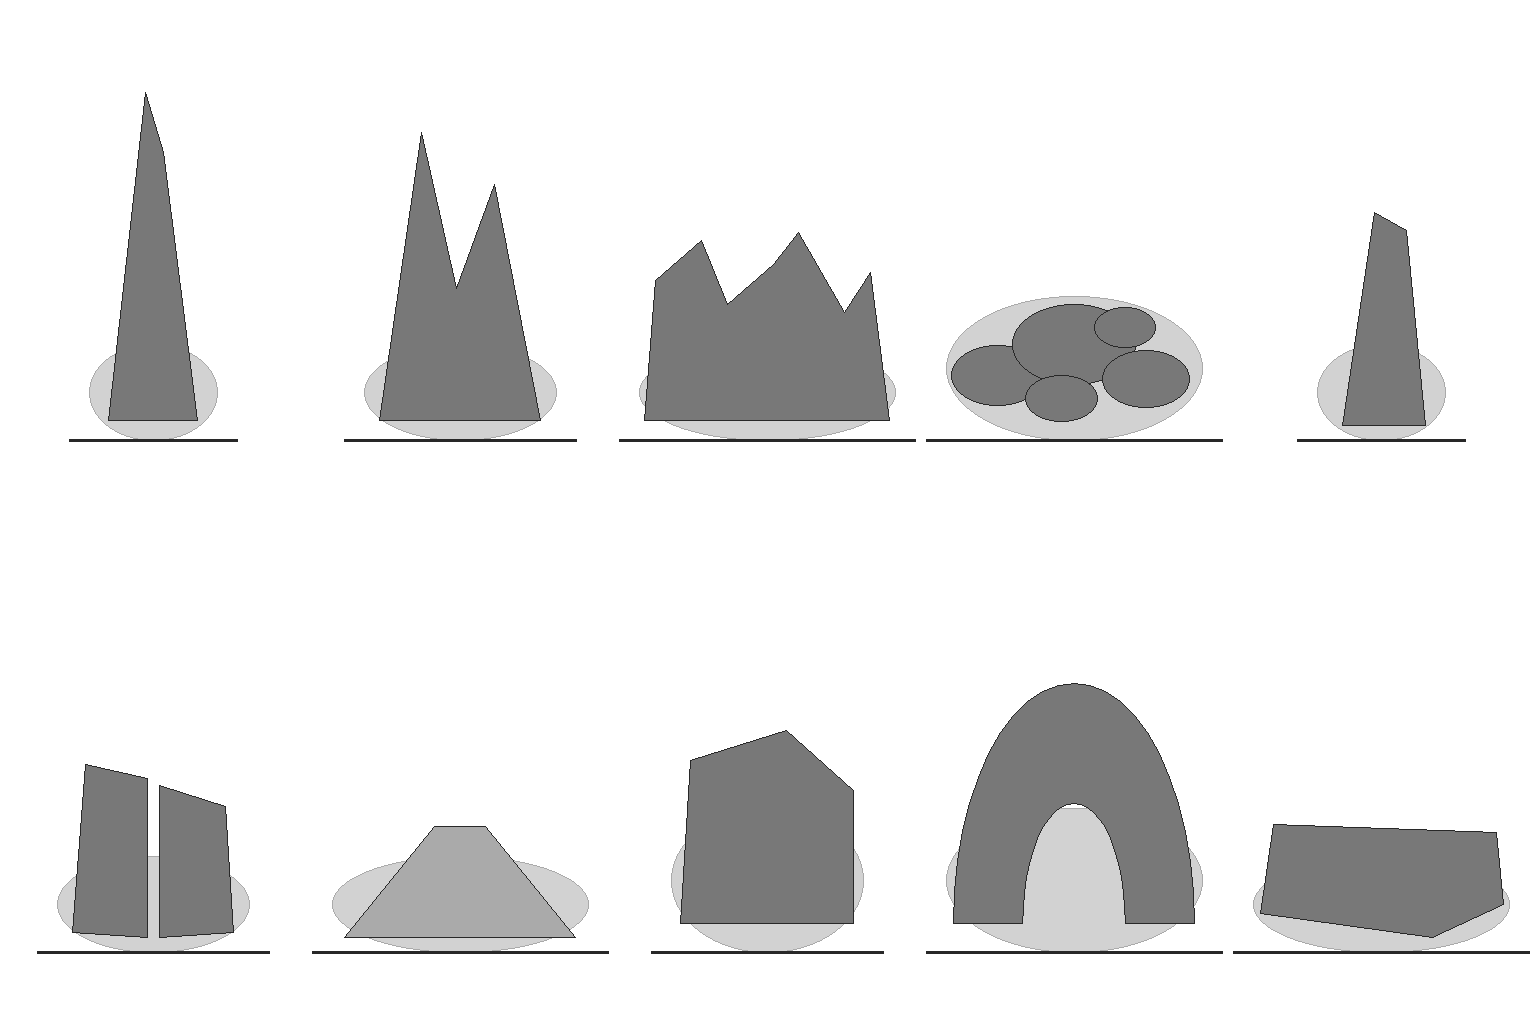

The Python source for this figure:
#!/usr/bin/env python3
"""Pose template for the sheet of 10 rock decor pieces (Codex Image 1).

Canvas 1536x1024 = 5 x 2 cells of 307x512, 2 texels per map px. In each cell one piece standing on the
ground: a light ellipse = its footprint on the ground (w x h cells of 32x24 map px), a grey silhouette = how
high it rises and its rough shape (spire, twin spires, jagged crest, pile, slab, split boulder, scree fan,
broken ledge, arch, fallen pillar). The foot point (middle of the footprint's south edge) sits on a dark line.
Writes rock_decor_template.png and rock_decor_template.json (per piece: name, footprint cells, height map px,
foot point px, box). Exit 0.

Example: python3 rock_decor_template.py
"""
import argparse
import json
import math
import os

from PIL import Image, ImageDraw

W, H = 1536, 1024
CW, CH = 307, 512
TEX = 2
FOOT_Y = 440
# name, footprint (cells), height (map px), silhouette kind
PIECES = [
    ("spire", (2, 2), 150, "spire"), ("twin_spires", (3, 2), 130, "twin"), ("jagged_crest", (4, 2), 80, "crest"),
    ("rockfall", (4, 3), 60, "pile"), ("leaning_slab", (2, 2), 90, "slab"),
    ("split_boulder", (3, 2), 70, "split"), ("scree", (4, 2), 22, "scree"), ("broken_ledge", (3, 3), 75, "ledge"),
    ("arch", (4, 3), 120, "arch"), ("fallen_pillar", (4, 2), 40, "fallen"),
]


def main() -> int:
    ap = argparse.ArgumentParser(description=__doc__, formatter_class=argparse.RawDescriptionHelpFormatter)
    ap.add_argument("-o", "--out-dir", default=os.path.dirname(os.path.abspath(__file__)),
                    help="where to write the template (default: next to this script)")
    a = ap.parse_args()
    im = Image.new("RGB", (W, H), (255, 255, 255))
    d = ImageDraw.Draw(im)
    out = []
    G, S, E = (210, 210, 210), (120, 120, 120), (40, 40, 40)
    for i, (name, (fw, fh), hpx, kind) in enumerate(PIECES):
        cx = (i % 5) * CW + CW // 2
        foot = (i // 5) * CH + FOOT_Y
        w, h = fw * 32 * TEX, fh * 24 * TEX
        top = foot - h  # back edge of the footprint
        d.ellipse((cx - w / 2, top, cx + w / 2, foot), fill=G, outline=(170, 170, 170))
        H2 = hpx * TEX
        mid = foot - h / 2
        if kind == "spire":
            d.polygon([(cx - w * 0.35, mid + h * 0.3), (cx - 8, mid - H2), (cx + 10, mid - H2 * 0.8), (cx + w * 0.35, mid + h * 0.3)], fill=S, outline=E)
        elif kind == "twin":
            d.polygon([(cx - w * 0.42, mid + h * 0.3), (cx - w * 0.2, mid - H2), (cx - 4, mid - H2 * 0.4), (cx + w * 0.18, mid - H2 * 0.8), (cx + w * 0.42, mid + h * 0.3)], fill=S, outline=E)
        elif kind == "crest":
            pts = [(cx - w * 0.48, mid + h * 0.3)]
            for k, f in enumerate([0.7, 0.95, 0.55, 0.8, 1.0, 0.5, 0.75]):
                x = cx - w * 0.42 + k * w * 0.14 + (6 if k % 2 else -4)
                pts.append((x, mid - H2 * f))
            pts.append((cx + w * 0.48, mid + h * 0.3))
            d.polygon(pts, fill=S, outline=E)
        elif kind == "pile":
            for k, (ox, oy, r) in enumerate([(-0.3, 0.1, 0.18), (0.0, -0.1, 0.24), (0.28, 0.12, 0.17), (-0.05, 0.25, 0.14), (0.2, -0.25, 0.12)]):
                d.ellipse((cx + ox * w - r * w, mid + oy * h - r * w * 0.8, cx + ox * w + r * w, mid + oy * h + r * w * 0.5), fill=S, outline=E)
        elif kind == "slab":
            d.polygon([(cx - w * 0.3, mid + h * 0.35), (cx - w * 0.05, mid - H2), (cx + w * 0.2, mid - H2 * 0.9), (cx + w * 0.35, mid + h * 0.35)], fill=S, outline=E)
        elif kind == "split":
            d.polygon([(cx - w * 0.42, mid + h * 0.3), (cx - w * 0.35, mid - H2), (cx - 6, mid - H2 * 0.9), (cx - 6, mid + h * 0.35)], fill=S, outline=E)
            d.polygon([(cx + 6, mid + h * 0.35), (cx + 6, mid - H2 * 0.85), (cx + w * 0.38, mid - H2 * 0.7), (cx + w * 0.42, mid + h * 0.3)], fill=S, outline=E)
        elif kind == "scree":
            d.polygon([(cx - w * 0.45, mid + h * 0.35), (cx - w * 0.1, mid - h * 0.35 - H2), (cx + w * 0.1, mid - h * 0.35 - H2), (cx + w * 0.45, mid + h * 0.35)], fill=(170, 170, 170), outline=E)
        elif kind == "ledge":
            d.polygon([(cx - w * 0.45, mid + h * 0.3), (cx - w * 0.4, mid - H2 * 0.8), (cx + w * 0.1, mid - H2), (cx + w * 0.45, mid - H2 * 0.6), (cx + w * 0.45, mid + h * 0.3)], fill=S, outline=E)
        elif kind == "arch":
            base = mid + h * 0.3
            outer = [(cx + w * 0.47 * math.cos(t), base - H2 * math.sin(t)) for t in [k * math.pi / 24 for k in range(25)]]
            inner = [(cx + w * 0.2 * math.cos(t), base - H2 * 0.5 * math.sin(t)) for t in [math.pi - k * math.pi / 24 for k in range(25)]]
            d.polygon(outer + inner, fill=S, outline=E)
        elif kind == "fallen":
            d.polygon([(cx - w * 0.47, mid + h * 0.1), (cx - w * 0.42, mid - H2), (cx + w * 0.45, mid - H2 * 0.6 - h * 0.25), (cx + w * 0.48, mid + h * 0.0), (cx + w * 0.2, mid + h * 0.35)], fill=S, outline=E)
        d.line((cx - w / 2 - 20, foot, cx + w / 2 + 20, foot), fill=E, width=3)
        out.append({"name": name, "foot_cells": [fw, fh], "height_map_px": hpx, "foot": [cx, foot],
                    "cell_box": [(i % 5) * CW, (i // 5) * CH, CW, CH]})
    im.save(os.path.join(a.out_dir, "rock_decor_template.png"))
    with open(os.path.join(a.out_dir, "rock_decor_template.json"), "w") as f:
        json.dump({"size": [W, H], "cell": [CW, CH], "texels_per_map_px": TEX, "pieces": out}, f, indent=1)
        f.write("\n")
    return 0


if __name__ == "__main__":
    raise SystemExit(main())
